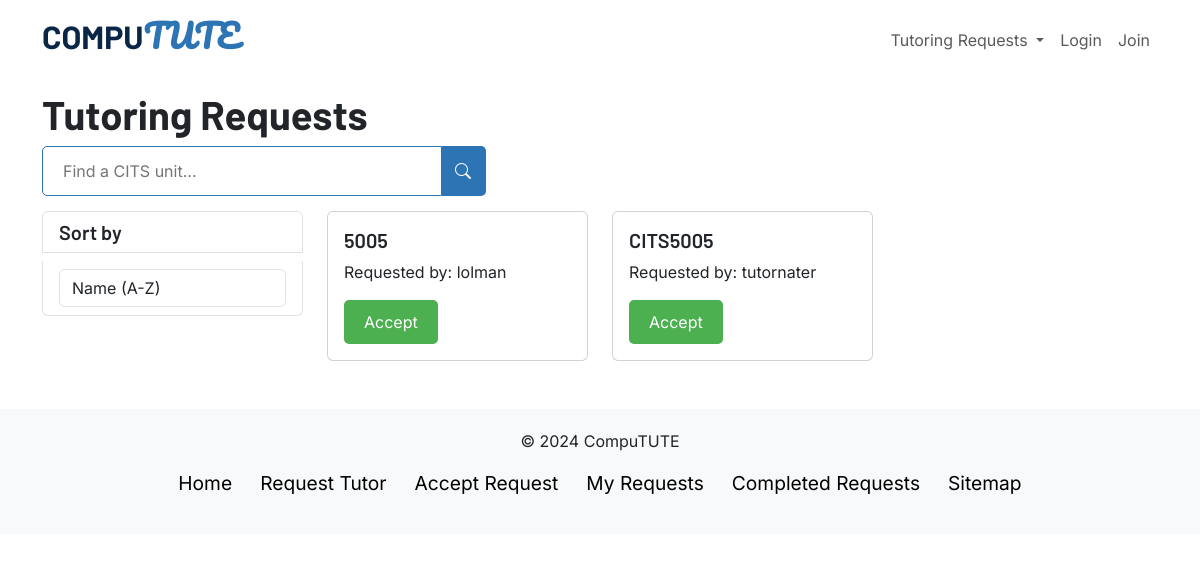
The page /requests on the database as committed earlier.
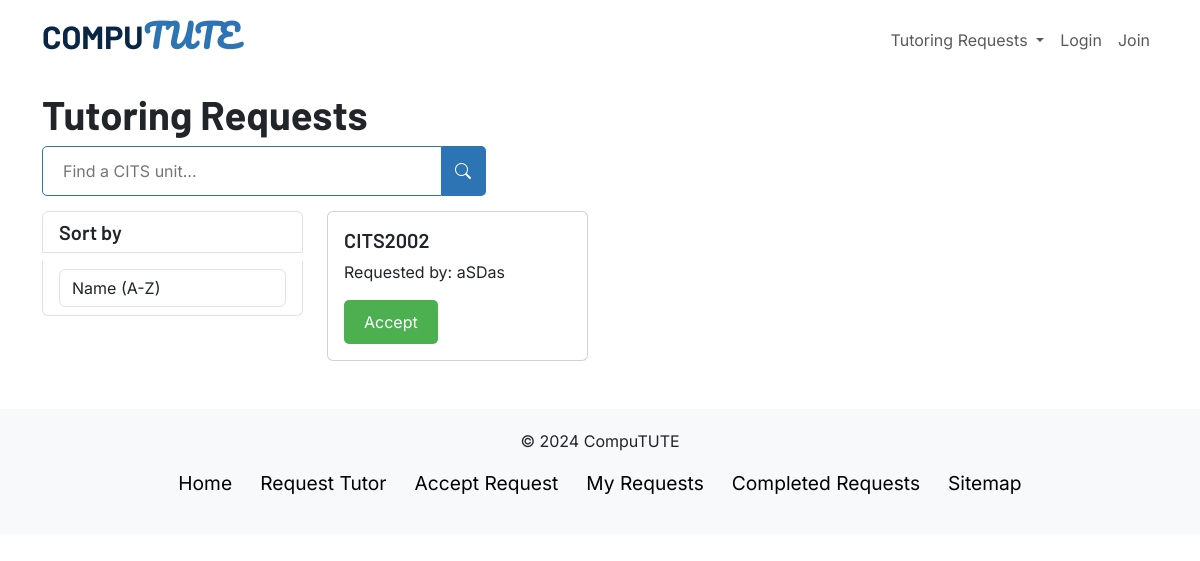
The same page on the database as committed later.
### app.py (models this page shows, shortened)
class Request(db.Model):
    requestID = db.Column(db.Integer, primary_key=True)
    userID = db.Column(db.Integer, db.ForeignKey('user.userID'))
    tutorID = db.Column(db.Integer, db.ForeignKey('tutor.tutorID'))
    unit = db.Column(db.String(150), nullable=False)
    user = db.relationship('User', back_populates='requests')
    tutor = db.relationship('Tutor', back_populates='requests')

class User(db.Model, UserMixin):
    userID = db.Column(db.Integer, primary_key=True)
    userEmail = db.Column(db.String(150), unique=True, nullable=False)
    userPassword = db.Column(db.String(150), nullable=False)
    requests = db.relationship('Request', back_populates='user')

### app.py (the view)
@app.route('/requests', methods=["GET"])
def view_requests():
    if request.method == "GET":
        requests_array = []
        requests = Request.query.all()
        for request_info in requests:
            print(request_info.tutorID)
            if(request_info.tutorID == None):
                user_requesting = User.query.get(request_info.userID)
                new_request = {"id": request_info.requestID, "user": user_requesting.userEmail, "unit": request_info.unit}
                requests_array.append(new_request)
        return render_template("requests.html", requests=requests_array)

### templates/requests.html (shortened to what this page needs)
{% extends "layout.html" %}
{% block head %}
{{ super() }}
<link rel="stylesheet" href="{{ url_for('static', filename='css/requests.css') }}">
{% endblock %}
{% block content %}
<div class="container">
  <div class="row">
    <h1 class="title">Tutoring Requests</h1>
    <div class="col-md-12">
      <form id="searchForm" class="d-flex">
        <input class="search-field" type="search" placeholder="Find a CITS unit..." aria-label="Search">
        <button class="search-btn" type="submit">
          <i class="bi bi-search"></i>
        </button>
      </form>
    </div>
  </div>
  <div class="row mb-5 ">
    <div class="col-md-3 sort-section">
      <div class="list-group">
        <h5 class="list-group-item">Sort by</h5>
        <div class="list-group-item">
          <select class="form-control" id="sort">
            <option value="name_asc">Name (A-Z)</option>
          </select>
        </div>
      </div>
    </div>
    <div class="col-md-9 items-section">
      <div class="row">
        {% for request in requests %}
          <div class="col-md-4">
            <div class="card">
              <div class="card-body">
                <h5 class="card-title">{{ request['unit'] }}</h5>
                <p class="card-text">Requested by: {{ request['user'] }} </p>
                <form action="/acceptrequest" method="POST" id="requestId={{ request['id'] }}">
                  <button data-request-id="{{ request['id'] }}", name="selected_id" value="{{ request['id'] }}">Accept</button>
                </form>
              </div>
            </div>
          </div>
        {% endfor %}
      </div>
    </div>
  </div>
</div>
{% endblock %}

Rows that differ between the two databases and show on the page:
no longer on this page (row edited): Request: unit "5005"
no longer on this page (row unchanged): User: user "lolman"
no longer on this page (row edited): Request: unit "CITS5005"
no longer on this page (row unchanged): User: user "tutornater"
added Request: unit "CITS2002"
added User: user "aSDas"
Other text that changed with them:
new list line: "Requested by: Accept"
list line gone: "Requested by: Accept"
